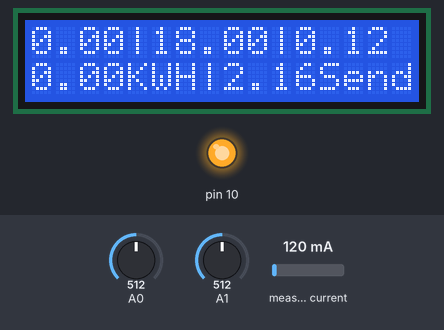
Simulated run of this sketch. Board: Arduino Uno, built with avr-gcc and run on an emulated ATmega328P. Parts: 16×2 character LCD, output pins drawn as LEDs (lit = HIGH). Inputs (shaded band) come from the test bench; at power-on: measured current 120 mA, A0 = 512, A1 = 512. No radio packets arrive unless stated.

Above: at 1.2 s.
1.3 s: measured current set to 40 mA
At 2.1 s:
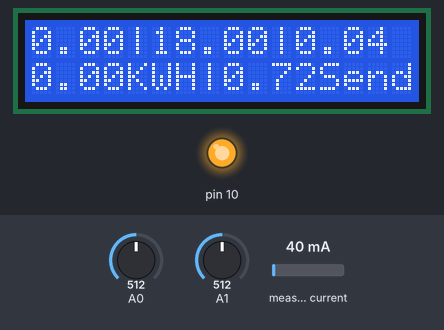
2.8 s: A0 set to 716
At 3.9 s:
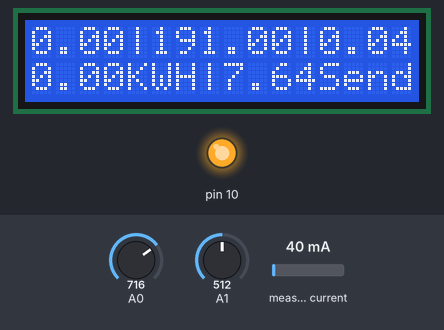
4.3 s: measured current set to 500 mA
At 5.5 s:
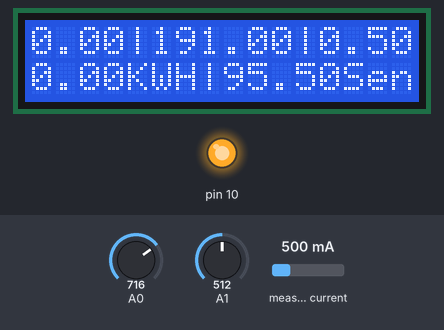
5.8 s: A0 set to 900
At 6.4 s:
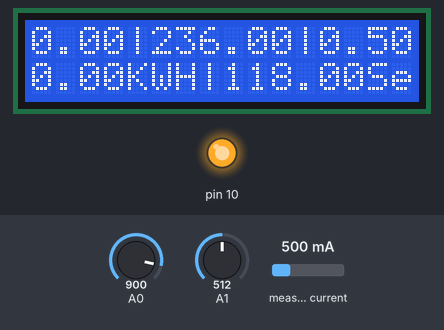
7.3 s: measured current set to 1000 mA
At 8.4 s:
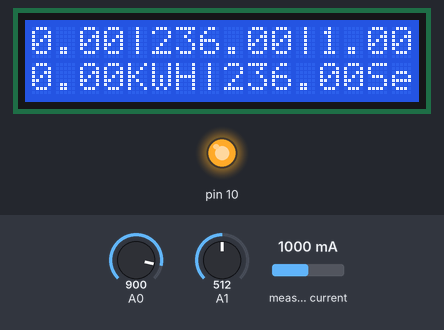
8.8 s: A0 set to 1023
At 10.0 s:
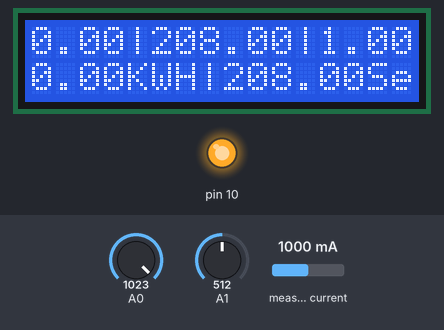
Timing chart, 0 to 11.8 s (numbered marks = the images above; inputs shaded):
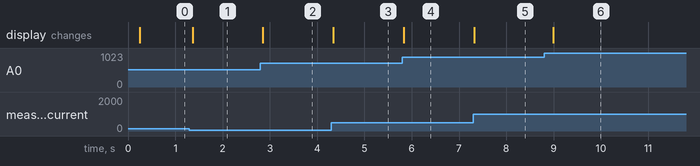

Measured:
- after the input at 1.3 s, the display: changes after 0.07 s (image 1)
- after the input at 2.8 s, the display: changes after 0.05 s (image 2)
- after the input at 4.3 s, the display: changes at once (image 3)
- after the input at 5.8 s, the display: changes at once (image 4)
- after the input at 7.3 s, the display: changes at once (image 5)
- after the input at 8.8 s, the display: changes after 0.19 s (image 6)

The sketch:

EMB_working_perfectly_22032017.ino
```cpp
#include <EEPROM.h>
#include "EmonLib.h"
#include <LiquidCrystal.h>
#include <SPI.h>
#include <RF24Network.h>
#include <RF24Network_config.h>
#include <Sync.h>
#include <nRF24L01.h>
#include <RF24.h>
#include <RF24_config.h>

LiquidCrystal lcd(9, 8, 7,6,5,4);

EnergyMonitor emon1;
int i=0,saveaddress=50,costaddress;
double start,t,cons,lastupdate,lastsave;
char res[200];
float cost;
RF24 radio(2,3);

// Network uses that radio
RF24Network network(radio);

// Address of our node
const uint16_t this_node = 2;

// Address of the other node
const uint16_t other_node = 0;
 struct packet{
  bool billpaid;
  float costperunit;
 };
packet p;

// Structure of our payload
struct payload_t
{
  float kwh;
  int rno;
};

void setup()
{
  lcd.begin(16, 2);
  emon1.current(A1, 30);
  start=0;
  lastupdate=0;
  lastsave=0;
  costaddress=saveaddress+70;

  EEPROM.get(saveaddress, cons);
  if(isnan(cons))
  cons=0;
  EEPROM.get(costaddress, cost);
  if(isnan(cost))
  cost=5;

  SPI.begin();
  radio.begin();
  network.begin(/*channel*/ 90, /*node address*/ this_node);
  p= { false ,cost };
}

void loop()
{
  lcd.setCursor(0,0);
  double Irms =emon1.calcIrms(1480);
  int asensor=analogRead(A1);
  int sensorValue = analogRead(A0);
  double vold=0,volm=0;
  if(sensorValue!=0){
    vold=sensorValue*0.00488758553;
    volm=round((564.423216946423*vold-65.0640675071626*vold*vold-987.430686280131));
    //volm=564.423216946423*vold-65.0640675071626*vold*vold-987.430686280131

  }
  float power=volm*Irms;
  t=millis()-start;
  start=millis();
  t=t/1000;
  double temp;
  temp=t*power;
  temp=temp/1000;
  temp=temp/3600;
  cons=cons+temp;
  float concost=cons*cost;
  lcd.print(concost);
  lcd.print("|");
  lcd.print(volm);
  lcd.print("|");
  lcd.print(Irms);

  lcd.setCursor(0,1);
  lcd.print(cons);
  lcd.print("KWH|");
  lcd.print(power);
  if((millis()-lastsave)>300000)
  {
    EEPROM.put(saveaddress, cons);
    lastsave=millis();
  }
  network.update();
  //lcd.clear();
  lcd.print("Sending...");
  payload_t payload = { cons, this_node };
  RF24NetworkHeader header(/*to node*/ other_node);
  bool ok = network.write(header,&payload,sizeof(payload));
  //lcd.clear();
  network.update();
  while ( network.available() )
  {
    // If so, grab it and print it out
    RF24NetworkHeader header;
    payload_t payload;
    network.read(header,&p,sizeof(packet));
    if(p.billpaid==true)
    {
      cons=0;
      EEPROM.put(saveaddress,cons);
      p.billpaid=false;
    }
    if(p.costperunit!=cost)
    {
      cost=p.costperunit;
      EEPROM.put(costaddress,cost);
    }
   }

}
```
